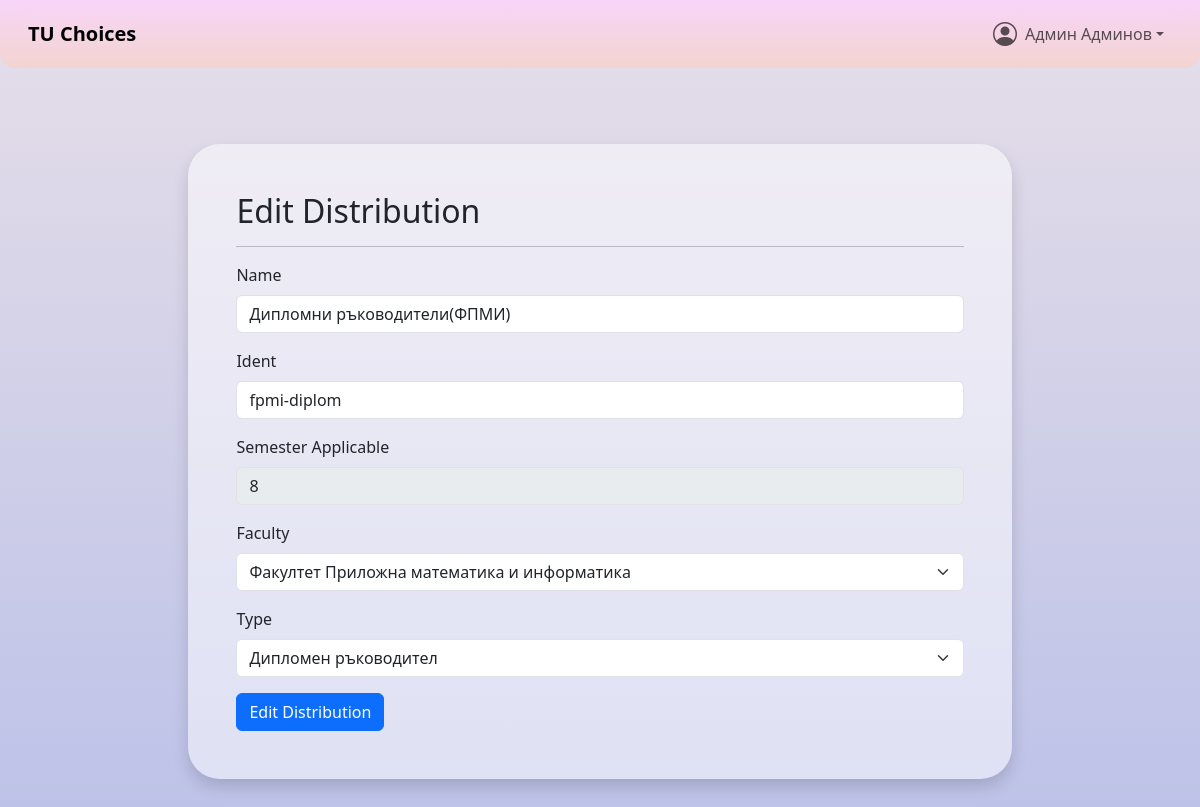
The app's page /distributions/distributionEdit.php?id=1 (signed in) with its own data.
### tables this page shows
CREATE TABLE `users` (
  `id` int(11) NOT NULL,
  `username` varchar(100) NOT NULL,
  `names` varchar(100) NOT NULL,
  `email` varchar(100) NOT NULL,
  `pass` varchar(100) NOT NULL DEFAULT '',
  `role` int(11) NOT NULL DEFAULT 0 COMMENT '1=student,2=teacher,3=admin',
  `fn` varchar(100) NOT NULL DEFAULT '',
  `major` varchar(10) NOT NULL DEFAULT '0',
  `faculty` varchar(10) NOT NULL DEFAULT '0',
  `start_year` int(11) DEFAULT NULL,
  `active` tinyint(1) NOT NULL DEFAULT 0,
  `deleted` tinyint(1) NOT NULL DEFAULT 0,
  `created_at` datetime NOT NULL DEFAULT current_timestamp(),
  `updated_at` datetime NOT NULL DEFAULT current_timestamp() ON UPDATE current_timestamp()
);

CREATE TABLE `distributions` (
  `id` int(11) NOT NULL,
  `name` varchar(100) NOT NULL,
  `ident` varchar(50) NOT NULL,
  `semester_applicable` int(11) NOT NULL,
  `major` varchar(10) NOT NULL DEFAULT '0',
  `faculty` varchar(10) NOT NULL DEFAULT '0',
  `type` tinyint(1) NOT NULL COMMENT '1=Избираема дисциплина, 2=Дипломен ръководител',
  `active` smallint(6) NOT NULL DEFAULT 0,
  `deleted` tinyint(1) NOT NULL DEFAULT 0,
  `created_at` datetime NOT NULL DEFAULT current_timestamp(),
  `updated_at` datetime NOT NULL DEFAULT current_timestamp() ON UPDATE current_timestamp()
);

CREATE TABLE `faculties` (
  `id` int(11) NOT NULL,
  `name` varchar(100) NOT NULL,
  `short` varchar(50) NOT NULL,
  `deleted` tinyint(1) NOT NULL DEFAULT 0,
  `created_at` datetime NOT NULL DEFAULT current_timestamp(),
  `updated_at` datetime NOT NULL DEFAULT current_timestamp() ON UPDATE current_timestamp()
);

### backend/users/user.php (called while the page is built, shortened)
<?php
class User
{
    private $names;
    public function __construct($id, mysqli $mysqli)
    {
        $this->id = $id;
        $stmt = $mysqli->prepare(
            "SELECT username, names, email, role, fn, major, faculty, start_year
             FROM users
             WHERE id = ?
             LIMIT 1"
        );
        $stmt->bind_param('i', $this->id);
        $stmt->execute();
        $stmt->bind_result(
            $username,
            $names,
            $email,
            $role,
            $fn,
            $majorShort,
            $facultyShort,
            $startYear
        );
        $this->names = $names;
    }
    public function getNames()
    {
        return $this->names;
    }
}

### backend/distributions/distribution.php (called while the page is built, shortened)
<?php
require_once __DIR__ . "/../utils/dbUtils.php";
require_once __DIR__ . "/../users/User.php";
class Distribution
{
    private $name;
    private $ident;
    private $semesterApplicable;
    private $facultyShort;
    private $type;
    public function __construct(int $id, mysqli $mysqli)
    {
        $this->id = $id;
        $stmt = $mysqli->prepare(
            "SELECT name, ident, semester_applicable, major, faculty, type, active
             FROM distributions
             WHERE id = ?"
        );
        $stmt->bind_param('i', $this->id);
        $stmt->execute();
        $stmt->bind_result(
            $name,
            $ident,
            $semesterApplicable,
            $majorShort,
            $facultyShort,
            $type,
            $active
        );
        $this->name = $name;
        $this->ident = $ident;
        $this->semesterApplicable = $semesterApplicable;
        $this->facultyShort = $facultyShort;
        $this->type = $type;
    }
    public function getName()
    {
        return $this->name;
    }
    public function getIdent()
    {
        return $this->ident;
    }
    public function getSemesterApplicable()
    {
        return $this->semesterApplicable;
    }
    public function getFacultyShort()
    {
        return $this->facultyShort;
    }
    public function getType()
    {
        return $this->type;
    }
}

### backend/utils/dbUtils.php (called while the page is built, shortened)
<?php
function getNonDeletedFromDB($table_name, $mysqli, $hasDeleted = true, $searchableByID = false)
{
    $check = $hasDeleted ? " WHERE deleted = 0" : "";
    $stmt = $mysqli->prepare("SELECT * FROM " . $table_name . $check);
    $stmt->execute();
    $result = $stmt->get_result();
    $arr = [];
    if ($searchableByID) {
        while ($row = $result->fetch_assoc()) {
            $arr[$row['id']] = $row;
        }
    } else {
        $arr = $result->fetch_all(MYSQLI_ASSOC);
    }
    return $arr;
}

### distributions/distributionEdit.php (the view, shortened to what this page needs)
<?php
require_once "../header.php";
$dist = null;
try {
    $dist = new Distribution($_GET["id"], $mysqli);
} catch (Exception $e) {
    echo $e->getMessage();
    require_once "../footer.php";
    exit;
}
$faculties = getNonDeletedFromDB("faculties", $mysqli);
?>
<main>
    <div class="container-fluid d-flex flex-column align-items-center pb-5 pt-5" style="min-height: 90vh;">
        <div class="bg-white bg-opacity-50 p-5 rounded-5 shadow" style="width: 70%;">
            <h2 class="mb-3">Edit Distribution</h2>
            <hr>
            <form method="post" class="w-100">
                <div class="mb-3">
                    <label for="name" class="form-label">Name</label>
                    <input type="text" class="form-control" id="name" name="name" value="<?= $dist->getName(); ?>"
                        required>
                </div>
                <div class="mb-3">
                    <label for="ident" class="form-label">Ident</label>
                    <input type="text" class="form-control" id="ident" name="ident" value="<?= $dist->getIdent(); ?>"
                        required>
                </div>
                <div class="mb-3">
                    <label for="semester_applicable" class="form-label">Semester Applicable</label>
                    <input type="number" class="form-control" id="semester_applicable" name="semester_applicable"
                        value="<?= $dist->getSemesterApplicable(); ?>" required min="1" max="10" disabled>
                </div>
                <div class="mb-3">
                    <label for="major" class="form-label">Faculty</label>
                    <select class="form-select" id="faculty" name="faculty" required>
                        <?php foreach ($faculties as $f): ?>
                            <option value="<?= $f['short'] ?>" <?= $f['short'] == $dist->getFacultyShort() ? 'selected' : '' ?>>
                                <?= htmlspecialchars($f['name']) ?>
                            </option>
                        <?php endforeach; ?>
                    </select>
                </div>
                <div class="mb-3">
                    <label for="type" class="form-label">Type</label>
                    <select class="form-select" id="type" name="type" required>
                        <option value="2" <?= $dist->getType() == 2 ? 'selected' : '' ?>>Дипломен ръководител</option>
                    </select>
                </div>
                <button type="submit" class="btn btn-primary">Edit Distribution</button>
            </form>
        </div>
    </div>
</main>
<?php
require_once "../footer.php";
?>

### header.php (shortened to what this page needs)
<?php
require_once "backend/config/dbConfig.php";
require_once "backend/utils/dbUtils.php";
require_once "backend/distributions/Distribution.php";
require_once "backend/users/User.php";
$projectRoot = str_replace(
    realpath($_SERVER['DOCUMENT_ROOT']),
    '',
    realpath(__DIR__ . '/')
);
$user = new User($_SESSION["userID"], $mysqli);
?>
<!DOCTYPE html>
<html lang="en">
<head>
    <link href="https://cdn.jsdelivr.net/npm/bootstrap@5.3.5/dist/css/bootstrap.min.css" rel="stylesheet"
>
    <link rel="stylesheet" href="https://cdn.jsdelivr.net/npm/bootstrap-icons@1.10.5/font/bootstrap-icons.css">
    <link rel="stylesheet" href="https://cdn.datatables.net/2.3.0/css/dataTables.bootstrap5.css">
         <link rel="stylesheet" href="<?= $projectRoot ?>/css/main.css">
    <link rel="stylesheet" href="<?= $projectRoot ?>/css/navbar.css">
</head>
<body>
    <header>
        <nav class="navbar navbar-expand-lg navbar-custom fixed-top px-3">
            <div class="container-fluid">
                <a class="navbar-brand fw-bold" href="<?= $projectRoot ?>/index.php">TU Choices</a>
                <div class="collapse navbar-collapse" id="mainNav">
                    <ul class="navbar-nav ms-auto mb-2 mb-lg-0 align-items-lg-center">
                        <li class="nav-item dropdown">
                            <a class="nav-link dropdown-toggle d-flex align-items-center" href="#" id="profileDropdown"
                                role="button" data-bs-toggle="dropdown" aria-expanded="false">
                                <i class="bi bi-person-circle fs-4"></i>
                                <div class="ms-2"><?= $user->getNames(); ?></div>
                            </a>
                        </li>
                    </ul>
                </div>
            </div>
        </nav>
    </header>

### css/navbar.css (style rules this page uses)
.navbar-custom { background-image: linear-gradient(to top, rgb(250, 208, 196, 70%) 0%, rgb(255, 209, 255, 70%) 100%); backdrop-filter: blur(10px); border-radius: 0 0 1rem 1rem; margin-bottom: 2rem; }

### header.php (style rules this page uses)
html, body { overflow-x: hidden; height: 100%; margin: 0; }
body { background-color: #E4E4E1; background-image: linear-gradient(to top, #bdc2e8 0%, #bdc2e8 1%, #e6dee9 100%); background-blend-mode: normal, multiply; background-repeat: no-repeat; background-size: cover; background-attachment: fixed; }
main { margin-top: 6rem; }

### records on screen
users: names "Админ Админов"
distributions: name "Дипломни ръководители(ФПМИ)", ident "fpmi-diplom", semester_applicable "8", faculty "Факултет Приложна математика и информатика", type "Дипломен ръководител"
